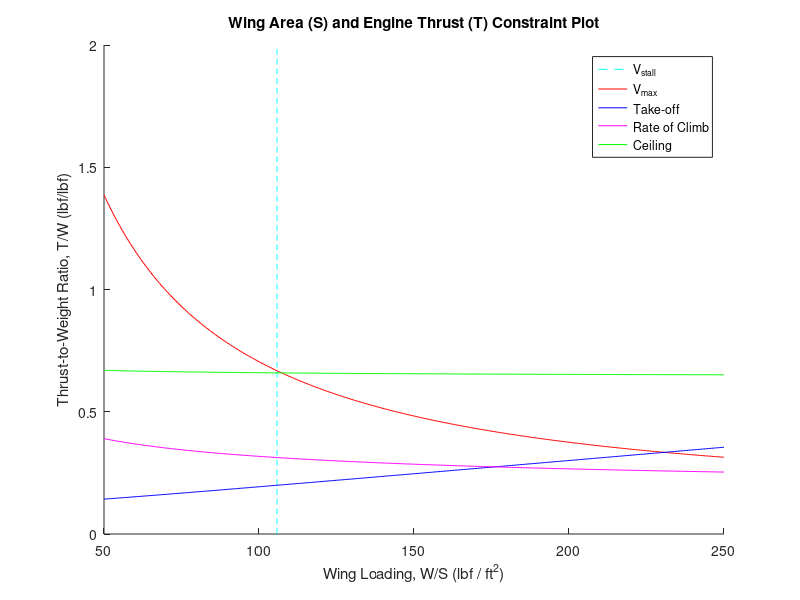

MATLAB code for this plot:
%% Constraint Plots
% 
% clc; 
% clear all;
% close all; 

% Outputs of this script are wing area (S) and engine thrust (T). 
% Five curves are generated based on aircraft stall speed, maximum speed,
% maximum rate of climb, take-off run, ceiling, and turn requirements.
% The intersection of the curves yields the design point and the
% corresponding wing loading (W/S) and thrust loading (T/W)

% allows running of script independently of main script
if ~exist('Wt', 'var')
   clc;
   clear;
   load('aircraft_vars.mat'); 
   close all;
end

constraints.wingLoading = 50:0.5:250; % wing loading parameter (lb/ft^2)

%% Stall Speed Curve (4.3.2 Sadraey)

constraints.Vstall = 125 * 1.688; % stall speed, knots -> ft/s
% constraints.rho_sl = 0.002378; % density (slug/ft^3)
constraints.CLMax = 2.0; % Roskam Part I, p.91; CLmax range = 1.2 - 1.8

% Generate stall speed curve
constraints.Vstall_Curve = 0.5*atm.rho_sl*(constraints.Vstall^2)*constraints.CLMax * ones(1, length(constraints.wingLoading)); % for plotting purposes

%% Maximum Speed Curve (4.3.3 Sadraey)

% Cruise and Max Speeds
constraints.Vmax = 1.1*Wt.fuel.V_max_cr; % max speed (ft/s); assume max speed is 10% greater than
% cruise speed (Sadraey Eqn 4.49)

% Induced drag term, K
e = 0.9; % Oswald efficiency factor 
AR = 3; % aspect ratio 
K = 1 / (pi*e*AR); 

% Zero Lift Drag Coefficient
CD_0 = 0.0200; % from CD_0 Estimate.xlsx or see Table 4.12 in Sadraey

% Sadraey Eqn 4.47 (T/W) 
% maxSpeedCurve = (rhoSeaLevel .* (Vmax.^2) .* CD_0 .* (1 ./ (2 .* wingLoading))) + (((2.*K) ./ (rhoSeaLevel .* sigma .* (Vmax.^2))) .* (wingLoading)); 
constraints.maxSpeedCurve = (atm.rho_sl.*(constraints.Vmax.^2).*CD_0)./(2.*constraints.wingLoading) + (2.*K.*constraints.wingLoading)./(atm.rho_sl.*atm.sig_rho.*(constraints.Vmax.^2));

%% Take-off Run (S_TO) Curve (Section 4.3.4 Sadraey)

% takeoffRun = 6900; % NASA takeoff field length of less than 7000 ft; based
% on FAR 25, aircraft must clear imaginary 35 ft obstacle

frictionCoeff = 0.04; % friction coefficient dry concrete / asphault (Sadraey Table 4.15)
g = 32.17; % gravity (ft/s^2)
% LG gear and Flaps drag coefficients (Equation 4.69b Sadraey)
Cd_landingGear = 0.08; % LG drag coefficient varies 0.06 - 0.012
Cd_flap = 0.005; % flap drag coefficient varies from 0.003 to 0.008

% Zero lift drag coefficient at takeoff (Eqn 4.69a)
Cd_0L_TO = CD_0 + Cd_landingGear + Cd_flap;

% Cruise lift coeff and flap coeff at take-off
CL_Cruise = 0.05; % typical value according to Sadraey
CL_flap_TO = 0.6; % varies from 0.3 to 0.8

% Take-off Lift Coefficient (Eqn 4.69c)
CL_TO = CL_Cruise + CL_flap_TO; 

% Drag coefficient at take-off (Eqn 4.68)
Cd_TO = Cd_0L_TO + (K * (CL_TO^2));

% Aircraft Lift at take-off (Eqn 4.67b)
CLR = constraints.CLMax / 1.21; 

% Eqn 4.67a
CDG = Cd_TO - (frictionCoeff * CL_TO);
rho_cr = atm.sig_rho * atm.rho_sl;
takeOffRunCurve = (frictionCoeff - (frictionCoeff + (CDG ./ CLR)) .*...
    (exp(0.6 .* rho_cr .* g .* req.takeoffRun .* (1 ./ constraints.wingLoading)))) ...
    ./ (1 - (exp(0.6 .*rho_cr .*g .* req.takeoffRun .* (1 ./ constraints.wingLoading)))); % Missing CDg term

%% Rate of Climb (ROC) Curve (4.3.5 Sadraey)

LD_Max = 7; % max lift to drag ratio
ROC = 10000 / 60;  % rate of climb (ft/min) -> ft/s
% Rate of Climb Curve
 ROCCurve = (ROC ./ sqrt((2 ./ (rho_cr .* sqrt(CD_0 ./ K))) .* constraints.wingLoading))...
     + (1 ./ LD_Max);
 
%% Ceiling Curve(4.3.6 Sadraey)
%Keyur Edit - None.
% Curve based on cruise ceiling (Eq. 4.95, Sadraey)
% altService = 42; % kft
% [~,~,sigmaService,aSoundRatio] = AltTable(altService, 'h'); % height input of kft
rhoService = atm.sig_rho * atm.rho_sl; 
ROC_cr = 300; % rate of climb at service ceiling (ft/min) (FAR numbers)
ROC_cr = ROC_cr / 60; % convert ROC to ft/s
ceilingCurve = (ROC_cr ./ (atm.sig_rho .* sqrt((2 ./ (rhoService .* sqrt(CD_0 ./ K)))...
    .* constraints.wingLoading))) + (1 ./ (atm.sig_rho .* LD_Max));

%% Plot Curves

figure();
hold on; 
title('Wing Area (S) and Engine Thrust (T) Constraint Plot')
xlabel('Wing Loading, W/S (lbf / ft^2)')
ylabel('Thrust-to-Weight Ratio, T/W (lbf/lbf)')
% Stall Speed Curve 
stallVerticalAxis = linspace(0,2, length(constraints.wingLoading));
plot(constraints.Vstall_Curve, stallVerticalAxis, '--c')
% Max Speed Curve
plot(constraints.wingLoading, constraints.maxSpeedCurve, 'r')
% Take off Run Curve
plot(constraints.wingLoading, takeOffRunCurve, 'b')
% ROC Curve
plot(constraints.wingLoading, ROCCurve, 'm')
% Ceiling Curve
plot(constraints.wingLoading, ceilingCurve, 'g')
         
legend('V_{stall}','V_{max}', 'Take-off', 'Rate of Climb', 'Ceiling')

%% Wing Area and Engine Thrust

% WTO = 102000; % gross takeoff weight lbf
% [x,y] = ginput(1);
% Design point manually identified from contraint plot 
% designPoint = [x, y]; % [Wing Loading (W/S), Thrust-to-Weight Ratio (T/W)]
test1 = [constraints.Vstall_Curve(1), spline(constraints.wingLoading, ceilingCurve, constraints.Vstall_Curve(1))];
% test2 -> where vstall and vmax curve intersect
test2 = [constraints.Vstall_Curve(1), spline(constraints.wingLoading, constraints.maxSpeedCurve, constraints.Vstall_Curve(1))];

% test3 -> intersection between Ceiling & Vmax curve
ceilCurve_avg = mean(ceilingCurve);
test3 = [spline(constraints.maxSpeedCurve, constraints.wingLoading, ceilCurve_avg), ceilCurve_avg];

if test3(1) <= test2(1)
    designPoint = test3;
else
    designPoint = test2;
end
fprintf('TW Ratio: %0.5f\n', designPoint(2));
fprintf('Wing Loading: %0.5f\n', designPoint(1));
fprintf('The wing area, S is: %0.2f ft^2 \n', Wt.WTO / designPoint(1))
fprintf('The thrust, T is: %0.2f lbf \n', ceilCurve_avg * Wt.WTO)

S_w = Wt.WTO/designPoint(1);
constraints.req_Thr = designPoint(2) * Wt.WTO;